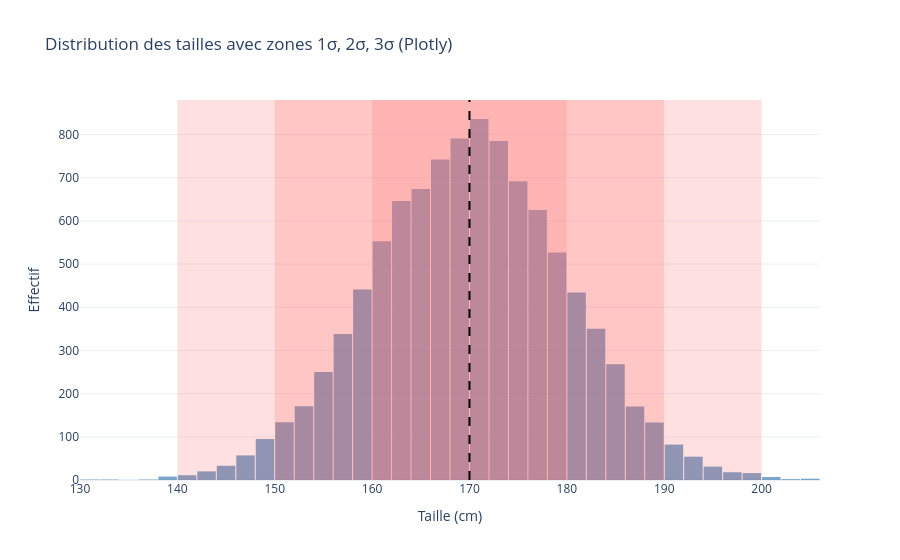

Here is the notebook cell this chart was saved with:
### Markdown cell above
## Task 1: Validate the 68-95-99.7 rule with employee heights

The health and wellness team wants to understand the distribution of employee heights for ergonomic workspace design. They heard about the empirical rule but want to see it validated with actual data.

**Context**: Employee heights follow a normal distribution with mean 170 cm and standard deviation 10 cm.

- Generate 10,000 employee heights from this distribution.
- Calculate what percentage of employees fall within 1, 2, and 3 standard deviations of the mean. 
- Compare your calculated percentages to the theoretical 68-95-99.7 rule. 
- Create a histogram with shaded regions showing these ranges. 
- Write your interpretation confirming whether the data matches the rule.

<Note type = "hint">

Use `np.random.normal(mean, std, size)` to generate heights. 

Calculate boundaries as mean ± k*std where k is 1, 2, or 3. Count values within each range using boolean indexing: `((heights >= lower) & (heights <= upper)).sum()`. 

For visualization, use `plt.axvspan()` to shade regions between boundaries with different alpha values for each standard deviation range.

</Note>

### Code cell
# Define population parameters
mu_height = 170  # mean height in cm
sigma_height = 10  # standard deviation in cm
n_employees = 10000

# Generate 10,000 heights
heights= np.random.normal(mu_height, sigma_height, n_employees)
# => N(mu=170, sigma=10)

# Calculate boundaries for 1, 2, and 3 standard deviations
bounds={
    1: (mu_height - sigma_height, mu_height + sigma_height),
    2: (mu_height - 2*sigma_height, mu_height + 2*sigma_height),
    3: (mu_height - 3*sigma_height, mu_height + 3*sigma_height)
}

# Count employees within each range
# Calculate percentages
counts = {}

percentages = {}

for k_empiric, (low, high) in bounds.items(): # low, high : valeurs extremes des intervalles ; k : clé du dictionnaire
    # logique .items : boucler sur le dictionnaire bounds
    mask = (heights >= low) & (heights <= high) # renvoie un tableau de booléens
    counts[k_empiric] = mask.sum() # nombre de True dans le tableau de booléens
    percentages[k_empiric] = counts[k_empiric] / n_employees * 100 # pourcentage
    print(f" {percentages[k_empiric]:.2f}% (empirical)")



# Print results comparing empirical to theoretical values
print("Empirical results:")
for k_theoric in [1,2,3]:
    # theoretical = [68, 95, 99.7][k_theoric-1]
    #  # index decalé de 1 dans la liste[index 0 = 68, index 1 = 95, index 2 = 99.7]
    # alternative plus lisible
    if k_theoric == 1:
        theoretical = 68
    elif k_theoric == 2:
        theoretical = 95
    else:
        theoretical = 99.7
   
    print(f"{k_theoric}σ : {percentages[k_theoric]:.2f}%  (theoretical ≈ {theoretical}%)")
    
    # attention ici je rappelle percentages ={68, 95, 99.7} => dictionnaire et je chope la valeur associée à la clé k_theoric
    # Le nom de la variable (k_empiric ou k_theoric) n'a aucune importance dans percentages, du moment qu'elle vaut 1, 2 ou 3, comme les clés du dictionnaire.
    
import plotly.graph_objects as go
# Create histogram with shaded regions
fig = go.Figure()

# Histogram
fig.add_trace(go.Histogram(
    x=heights,
    nbinsx=40,
    name="Heights",
    marker_color="steelblue",
    opacity=0.7
))

# Add shaded σ regions
colors = {
    1: "rgba(255,150,150,0.25)",
    2: "rgba(255,100,100,0.20)",
    3: "rgba(255,50,50,0.15)"
}

for k, (low, high) in bounds.items():
    fig.add_shape(
        type="rect",
        x0=low, x1=high,
        y0=0, y1=1,
        yref="paper",
        fillcolor=colors[k],
        line_width=0
    )

# Add vertical mean line
fig.add_shape(
    type="line",
    x0=mu_height, x1=mu_height,
    y0=0, y1=1,
    yref="paper",
    line=dict(color="black", width=2, dash="dash")
)

# --------------------------
# Layout
# --------------------------
fig.update_layout(
    title="Distribution des tailles avec zones 1σ, 2σ, 3σ (Plotly)",
    xaxis_title="Taille (cm)",
    yaxis_title="Effectif",
    bargap=0.05,
    template="plotly_white"
)

fig.show()

# YOUR INTERPRETATION HERE:
# Does your data confirm the 68-95-99.7 rule? What does this tell you about employee heights?
# Absolument, les données confirment la règle des 68-95-99.7. 
# Ce qui indique que la distribution des tailles des employés suit une distribution normale,
# où environ 68% des employés ont une taille dans un écart-type de la moyenne, 95% dans deux écarts-types, et 99.7% dans trois écarts-types.

### Figure 1 — Plotly figure (JSON) as saved in the notebook; plotly's stock layout.template omitted (floating-point values rounded to 4 significant figures; data arrays with more than 128 entries replaced by an {"elided": "..."} marker saying what was removed)
{"data": [{"marker": {"color": "steelblue"}, "name": "Heights", "nbinsx": 40, "opacity": 0.7, "type": "histogram", "x": {"elided": "10000 float values"}}], "layout": {"bargap": 0.05, "shapes": [{"fillcolor": "rgba(255,150,150,0.25)", "line": {"width": 0}, "type": "rect", "x0": 160, "x1": 180, "y0": 0, "y1": 1, "yref": "paper"}, {"fillcolor": "rgba(255,100,100,0.20)", "line": {"width": 0}, "type": "rect", "x0": 150, "x1": 190, "y0": 0, "y1": 1, "yref": "paper"}, {"fillcolor": "rgba(255,50,50,0.15)", "line": {"width": 0}, "type": "rect", "x0": 140, "x1": 200, "y0": 0, "y1": 1, "yref": "paper"}, {"line": {"color": "black", "dash": "dash", "width": 2}, "type": "line", "x0": 170, "x1": 170, "y0": 0, "y1": 1, "yref": "paper"}], "title": {"text": "Distribution des tailles avec zones 1σ, 2σ, 3σ (Plotly)"}, "xaxis": {"title": {"text": "Taille (cm)"}}, "yaxis": {"title": {"text": "Effectif"}}}}
